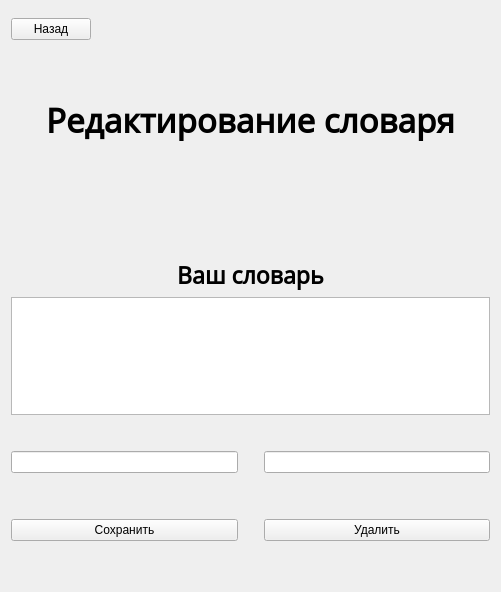
<?xml version="1.0" encoding="UTF-8"?>
<ui version="4.0">
 <class>WordsWindow</class>
 <widget class="QWidget" name="WordsWindow">
  <property name="geometry">
   <rect>
    <x>0</x>
    <y>0</y>
    <width>501</width>
    <height>592</height>
   </rect>
  </property>
  <property name="windowTitle">
   <string>Form</string>
  </property>
  <layout class="QGridLayout" name="gridLayout_6">
   <item row="6" column="0">
    <layout class="QGridLayout" name="gridLayout_7">
     <item row="1" column="2">
      <spacer name="verticalSpacer_6">
       <property name="orientation">
        <enum>Qt::Vertical</enum>
       </property>
       <property name="sizeType">
        <enum>QSizePolicy::Minimum</enum>
       </property>
       <property name="sizeHint" stdset="0">
        <size>
         <width>20</width>
         <height>40</height>
        </size>
       </property>
      </spacer>
     </item>
     <item row="0" column="0">
      <widget class="QLineEdit" name="latin_edit"/>
     </item>
     <item row="0" column="2">
      <widget class="QLineEdit" name="rus_edit"/>
     </item>
     <item row="0" column="1">
      <spacer name="horizontalSpacer_2">
       <property name="orientation">
        <enum>Qt::Horizontal</enum>
       </property>
       <property name="sizeType">
        <enum>QSizePolicy::Fixed</enum>
       </property>
       <property name="sizeHint" stdset="0">
        <size>
         <width>20</width>
         <height>20</height>
        </size>
       </property>
      </spacer>
     </item>
     <item row="2" column="2">
      <widget class="QPushButton" name="del_btn">
       <property name="text">
        <string>Удалить</string>
       </property>
      </widget>
     </item>
     <item row="1" column="0">
      <spacer name="verticalSpacer_5">
       <property name="orientation">
        <enum>Qt::Vertical</enum>
       </property>
       <property name="sizeType">
        <enum>QSizePolicy::Minimum</enum>
       </property>
       <property name="sizeHint" stdset="0">
        <size>
         <width>20</width>
         <height>40</height>
        </size>
       </property>
      </spacer>
     </item>
     <item row="2" column="0">
      <widget class="QPushButton" name="save_btn">
       <property name="text">
        <string>Сохранить</string>
       </property>
      </widget>
     </item>
    </layout>
   </item>
   <item row="0" column="0">
    <layout class="QGridLayout" name="gridLayout">
     <item row="1" column="0">
      <widget class="QPushButton" name="back_btn">
       <property name="text">
        <string>Назад</string>
       </property>
      </widget>
     </item>
     <item row="1" column="1">
      <spacer name="horizontalSpacer_3">
       <property name="orientation">
        <enum>Qt::Horizontal</enum>
       </property>
       <property name="sizeHint" stdset="0">
        <size>
         <width>40</width>
         <height>20</height>
        </size>
       </property>
      </spacer>
     </item>
     <item row="0" column="0">
      <spacer name="verticalSpacer_7">
       <property name="orientation">
        <enum>Qt::Vertical</enum>
       </property>
       <property name="sizeType">
        <enum>QSizePolicy::Fixed</enum>
       </property>
       <property name="sizeHint" stdset="0">
        <size>
         <width>20</width>
         <height>7</height>
        </size>
       </property>
      </spacer>
     </item>
    </layout>
   </item>
   <item row="3" column="0">
    <spacer name="verticalSpacer">
     <property name="orientation">
      <enum>Qt::Vertical</enum>
     </property>
     <property name="sizeType">
      <enum>QSizePolicy::Fixed</enum>
     </property>
     <property name="sizeHint" stdset="0">
      <size>
       <width>30</width>
       <height>110</height>
      </size>
     </property>
    </spacer>
   </item>
   <item row="1" column="0">
    <spacer name="verticalSpacer_2">
     <property name="orientation">
      <enum>Qt::Vertical</enum>
     </property>
     <property name="sizeType">
      <enum>QSizePolicy::Fixed</enum>
     </property>
     <property name="sizeHint" stdset="0">
      <size>
       <width>20</width>
       <height>51</height>
      </size>
     </property>
    </spacer>
   </item>
   <item row="5" column="0">
    <spacer name="verticalSpacer_3">
     <property name="orientation">
      <enum>Qt::Vertical</enum>
     </property>
     <property name="sizeType">
      <enum>QSizePolicy::Minimum</enum>
     </property>
     <property name="sizeHint" stdset="0">
      <size>
       <width>20</width>
       <height>30</height>
      </size>
     </property>
    </spacer>
   </item>
   <item row="4" column="0">
    <layout class="QGridLayout" name="gridLayout_2">
     <item row="0" column="0">
      <widget class="QLabel" name="label">
       <property name="font">
        <font>
         <family>Noto Sans Batak</family>
         <pointsize>17</pointsize>
         <weight>75</weight>
         <bold>true</bold>
         <stylestrategy>PreferDefault</stylestrategy>
         <kerning>true</kerning>
        </font>
       </property>
       <property name="text">
        <string>Ваш словарь</string>
       </property>
       <property name="alignment">
        <set>Qt::AlignCenter</set>
       </property>
      </widget>
     </item>
     <item row="1" column="0">
      <widget class="QListWidget" name="latin_list">
       <property name="lineWidth">
        <number>1</number>
       </property>
       <property name="editTriggers">
        <set>QAbstractItemView::CurrentChanged</set>
       </property>
       <property name="showDropIndicator" stdset="0">
        <bool>false</bool>
       </property>
       <property name="dragDropMode">
        <enum>QAbstractItemView::NoDragDrop</enum>
       </property>
       <property name="defaultDropAction">
        <enum>Qt::MoveAction</enum>
       </property>
       <property name="selectionMode">
        <enum>QAbstractItemView::ExtendedSelection</enum>
       </property>
       <property name="selectionBehavior">
        <enum>QAbstractItemView::SelectRows</enum>
       </property>
       <property name="movement">
        <enum>QListView::Free</enum>
       </property>
       <property name="currentRow">
        <number>-1</number>
       </property>
      </widget>
     </item>
    </layout>
   </item>
   <item row="2" column="0">
    <layout class="QVBoxLayout" name="verticalLayout_2">
     <item>
      <widget class="QLabel" name="words_label">
       <property name="font">
        <font>
         <family>Noto Sans Batak</family>
         <pointsize>25</pointsize>
         <weight>75</weight>
         <bold>true</bold>
        </font>
       </property>
       <property name="layoutDirection">
        <enum>Qt::LeftToRight</enum>
       </property>
       <property name="text">
        <string>Редактирование словаря</string>
       </property>
       <property name="alignment">
        <set>Qt::AlignCenter</set>
       </property>
      </widget>
     </item>
    </layout>
   </item>
   <item row="7" column="0">
    <spacer name="verticalSpacer_4">
     <property name="orientation">
      <enum>Qt::Vertical</enum>
     </property>
     <property name="sizeType">
      <enum>QSizePolicy::Fixed</enum>
     </property>
     <property name="sizeHint" stdset="0">
      <size>
       <width>20</width>
       <height>40</height>
      </size>
     </property>
    </spacer>
   </item>
  </layout>
 </widget>
 <resources/>
 <connections/>
</ui>
